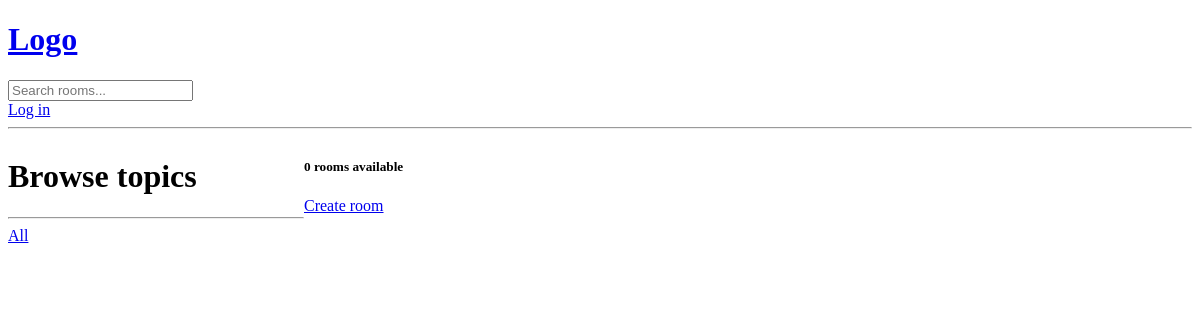
Before: /?q=JavaScript with the older database file.
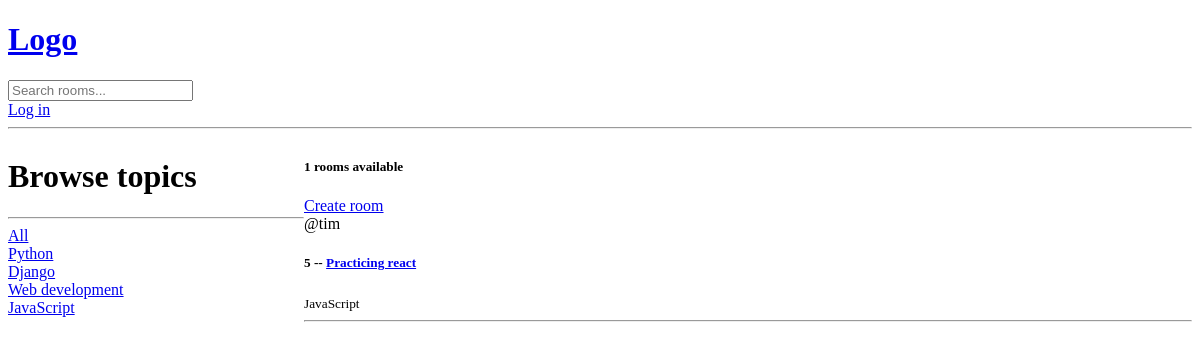
After: the same page with the newer database file.
### base/models.py (models this page shows, shortened)
class Topic(models.Model):
    name = models.CharField(max_length=200)

class Room(models.Model):
    host = models.ForeignKey(User, on_delete=models.SET_NULL, null=True)
    topic = models.ForeignKey(Topic, on_delete=models.SET_NULL, null=True)
    name = models.CharField(max_length=200)
    description = models.TextField(null=True, blank=True)
    participants = models.ManyToManyField(User, related_name='participants')
    updated = models.DateTimeField(auto_now=True)
    created = models.DateTimeField(auto_now_add=True)
    class Meta:
        ordering = ['-updated', '-created']

### base/views.py (the view)
# urls.py: path("", views.index, name="index"),
def index(request):
    query = request.GET.get("q") if request.GET.get("q") != None else ""
    rooms = Room.objects.filter(
        Q(topic__name__icontains=query)
        | Q(name__icontains=query)
        | Q(description__icontains=query)
    )
    room_count = rooms.count()
    topics = Topic.objects.all()
    context = {"rooms": rooms, "topics": topics, "count": room_count}
    return render(request, "base/index.html", context)

### base/templates/base/index.html (shortened to what this page needs)
{% extends 'main.html' %}
{% block content %}
 <div class="home-container">
    <div class="sidebar">
        <h1>Browse topics</h1>
        <hr>
        <div>
            <a href="{% url 'index' %}">All</a>
            </div>
        {% for topic in topics %}
            <div>
            <a href="{% url 'index' %}?q={{ topic.name }}">{{ topic.name }}</a>
            </div>
        {% endfor %}
    </div>
    <div>
        <div>
        <h5>{{ rooms.count }} rooms available</h5>
        <a href="{% url 'create-room' %}">Create room</a>
        {% for room in rooms %}
            <div>
                <span>@{{ room.host.username }}</span>
                <h5>{{ room.id }} -- <a href="{% url 'rooms' room.id %}">{{ room.name }}</a></h5>
                <small>{{ room.topic.name }}</small>
            </div>
            <hr>
        {% endfor %}
    </div>
    </div>
 </div>
{% endblock content %}

Changed rows visible on the page:
added Topic: name "Python"
added Topic: name "Django"
added Topic: name "Web development"
added Topic: name "JavaScript"
added Room: host.username "tim", id "5", name "Practicing react", topic.name "JavaScript"
Other visible differences:
{{ rooms.count }}: "0" → "1"
